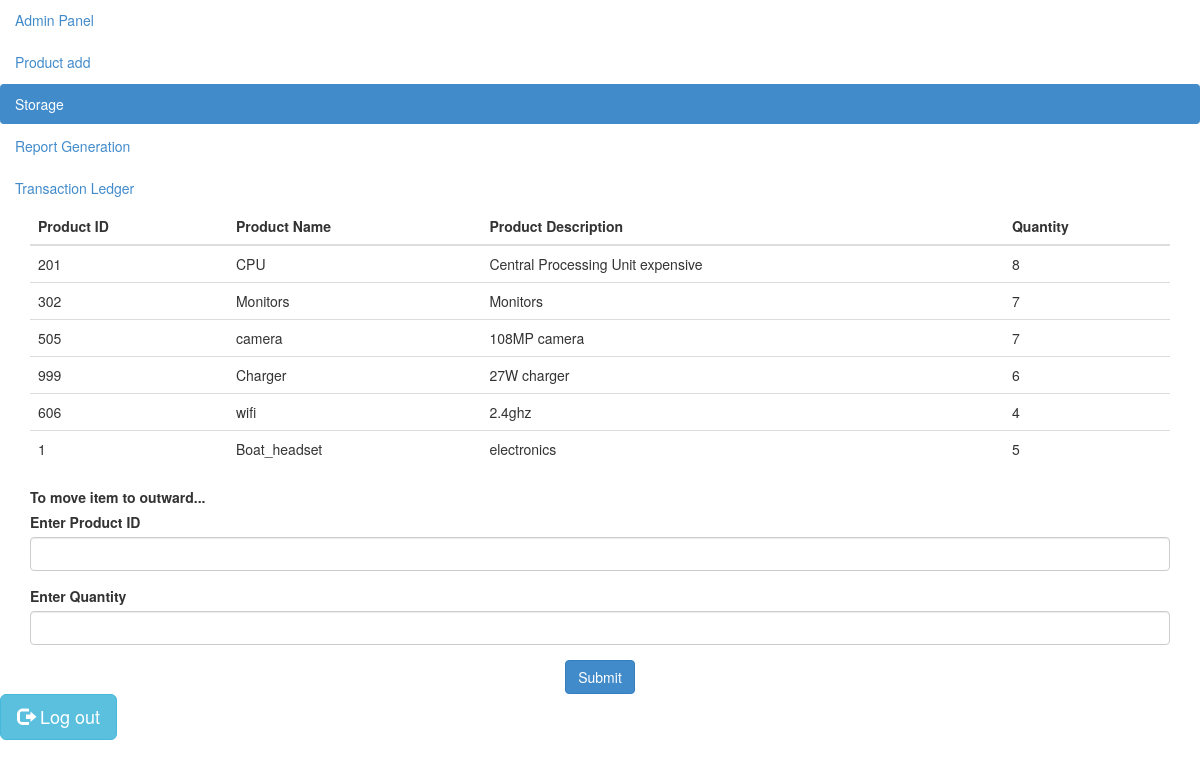
/move_out.php, run on the app's committed database.
### tables this page shows
CREATE TABLE IF NOT EXISTS `product` (
  `product_ID` varchar(40) NOT NULL,
  `product_Name` varchar(16) NOT NULL,
  `Quantity` int(3) NOT NULL,
  `product_Status` int(10) DEFAULT NULL,
  `product_desc` varchar(40) DEFAULT NULL,
  `sup_ID` int(10) DEFAULT NULL,
  `Category_ID` int(10) DEFAULT NULL,
  PRIMARY KEY (`product_ID`),
  KEY `sup_ID` (`sup_ID`),
  KEY `Category_ID` (`Category_ID`)
);

### move_out.php (the view, shortened to what this page needs)
<?php
$mysqli = new mysqli("localhost","root","","ims");
?>
<!DOCTYPE html>
<html lang="en">
<head>
  <link type="text/css" rel="stylesheet" href="bootstrap-3.2.0-dist\css\bootstrap.css">
</head>
<body>
<ul class="nav nav-pills nav-stacked">
    <li><a href="admin_home.php">Admin Panel</a></li>
    <li><a href="admin_add.php">Product add</a></li>
    <li class="active"><a href="move_out.php">Storage</a></li>
    <li ><a href="ReportGeneration.php">Report Generation</a></li>
    <li><a href="tran_id.php">Transaction Ledger</a></li >
</ul>
<div class="container"  >
<form method="POST">
<?php
    $sql="SELECT product_ID,product_Name,product_desc,Quantity FROM product WHERE product_status='2'";
    $result=$mysqli->query($sql);
?>
  <table class="table">
    <thead>
      <tr>
        <th>Product ID</th>
        <th>Product Name</th>
        <th>Product Description</th>
        <th>Quantity</th>
      </tr>
    </thead>
    <tbody>
        <?php
        if(!empty($result)){
        while($rows=$result->fetch_assoc())
        {
        ?>
      <tr>
        <td><?php echo $rows['product_ID'];?></td>
        <td><?php echo $rows['product_Name'];?></td>
        <td><?php echo $rows['product_desc'];?></td>
        <td><?php echo $rows['Quantity'];?></td>
      </tr>
      <?php
        }
    }
        ?>
    </tbody>
  </table>
  <div class="form-group">
  <label for="usr">To move item to outward...</label><br/>
             <label for="usr">Enter Product ID</label>
                <input type="text" name="prid"  class="form-control" id="usr"  required>
        </div>
  <div class="form-group">
  <label for="usr">Enter Quantity</label>
  <input type="text" name="quan"  class="form-control" id="usr" required>
</div>
<div class="text-center m-2">
            <input type="submit" name="button2" class="btn btn-primary" value="Submit" />
     </div>
 </form>
  </div>
  <p>
    <a href="logout.php" class="btn btn-info btn-lg">
        <span class="glyphicon glyphicon-log-out"></span> Log out
    </a>
</p>
</body>

### data on the page
product: product_ID "201", product_Name "CPU", product_desc "Central Processing Unit expensive", Quantity "8"
product: product_ID "302", product_Name "Monitors", product_desc "Monitors", Quantity "7"
product: product_ID "505", product_Name "camera", product_desc "108MP camera", Quantity "7"
product: product_ID "999", product_Name "Charger", product_desc "27W charger", Quantity "6"
product: product_ID "606", product_Name "wifi", product_desc "2.4ghz", Quantity "4"
product: product_ID "1", product_Name "Boat_headset", product_desc "electronics", Quantity "5"
